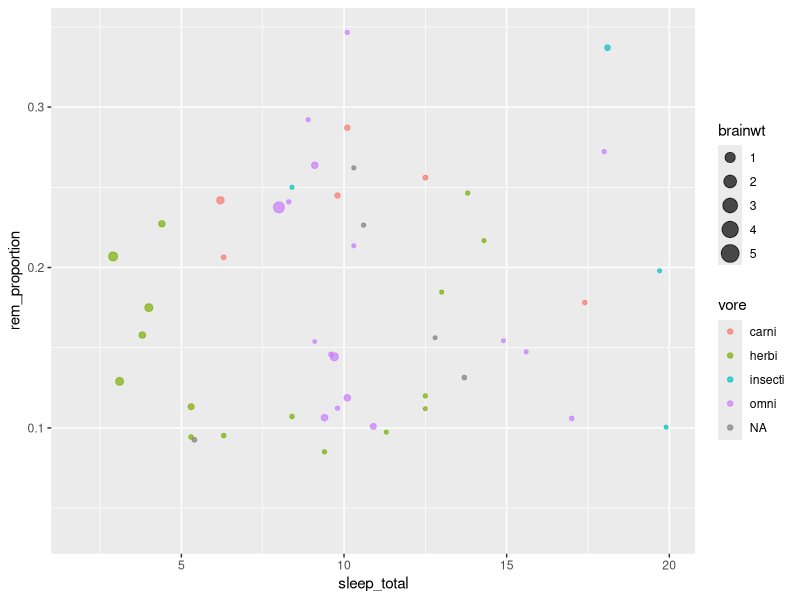
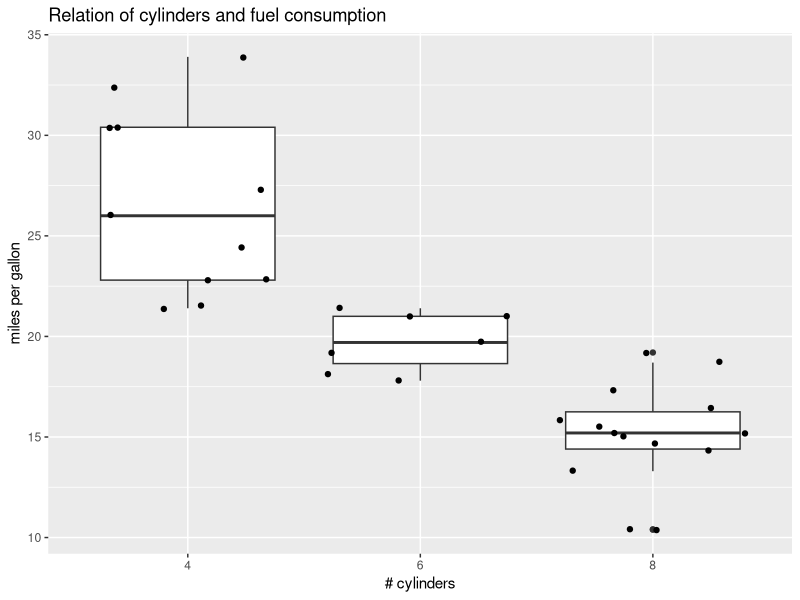

R code for these plots, in order:
## ---- chunk 1
library(readr)
library(dplyr)
library(ggplot2)

## adjust print rendering
options(
  width = 90,
  dplyr.width = 70,
  dplyr.print_max = 20
)
## ---- chunk 2
msleep = read_tsv("data/msleep.tsv")
## ---- chunk 3
head(msleep)
## ---- chunk 4
glimpse(msleep)
## ---- chunk 5
msleep = mutate(msleep, rem_proportion = sleep_rem / sleep_total)

glimpse(msleep)
## ---- chunk 6
ggplot(msleep, 
    aes(sleep_total, rem_proportion, color=vore, size=brainwt)
) + geom_point(alpha=0.7)
## ---- chunk 7
ggplot(mtcars, aes(x=as.factor(cyl), y=mpg)) +
    geom_boxplot() +
    geom_point(position="jitter") +
    ggtitle("Relation of cylinders and fuel consumption") +
    xlab("# cylinders") + ylab("miles per gallon")
